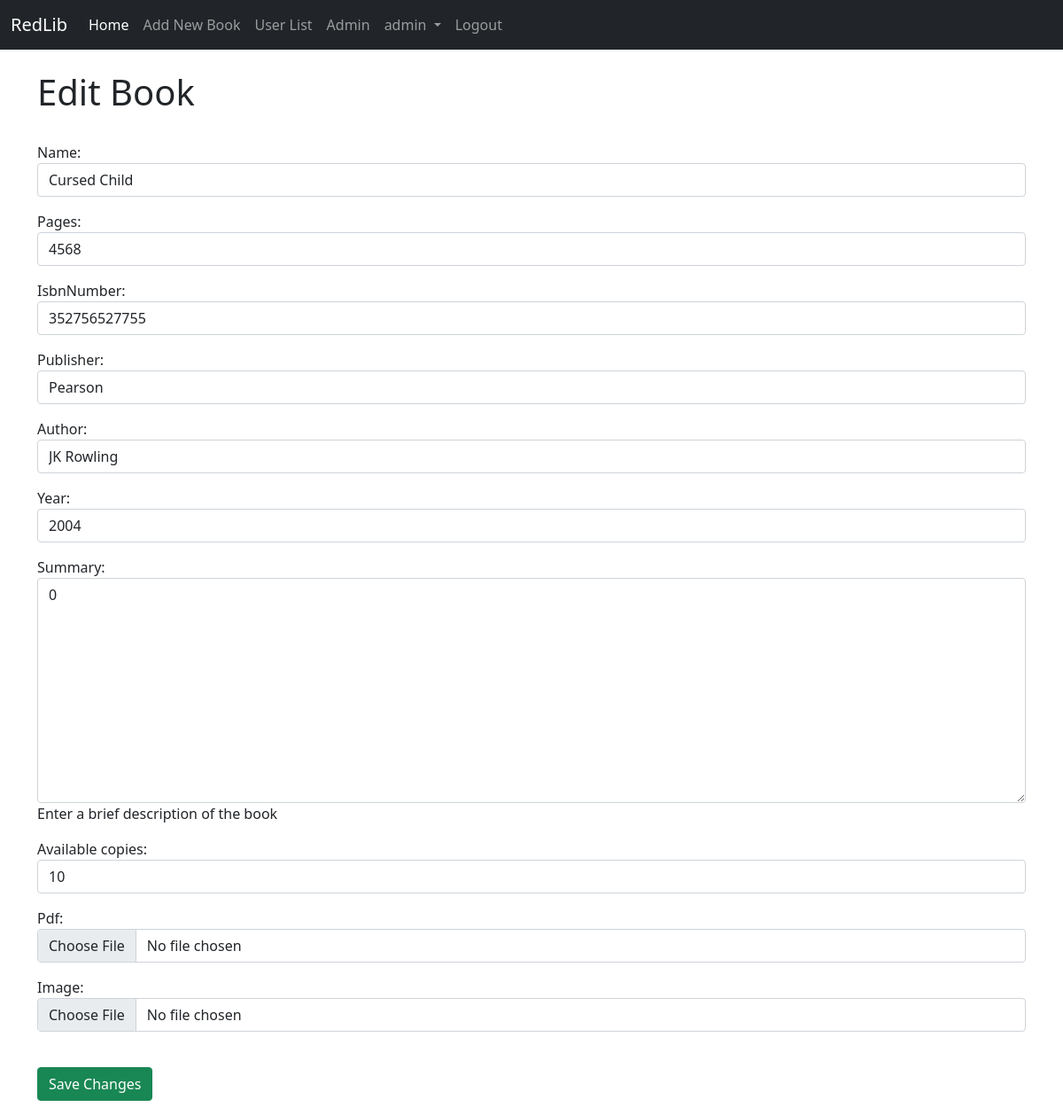
/details/25/edit (signed in), run on the app's committed database.
### main/models.py (models this page shows, shortened)
class BookName(models.Model):
	name = models.CharField(max_length=200)
	pages = models.IntegerField()
	isbnNumber = models.IntegerField()
	publisher = models.CharField(max_length=200)
	author = models.CharField(max_length=200)
	year = models.IntegerField()
	image = models.ImageField(null=True, blank=True, upload_to="images/")
	available_copies = models.IntegerField()
	summary = models.TextField(max_length=1000, help_text="Enter a brief description of the book")
	pdf = models.FileField(null=True, blank=True,upload_to='pdfs/')

### main/views.py (the view)
# urls.py: path('details/<int:pk>/edit', EditDetailView.as_view(), name="edit-detail"),
class EditDetailView(UpdateView):
	model = BookName
	form_class = AddNewBook
	template_name = 'editDetail.html'

### main/forms.py
class AddNewBook(forms.ModelForm):
	class Meta:
		model = BookName
		fields = ('name','pages','isbnNumber','publisher','author','year','summary','available_copies','pdf','image')
		widgets = {
			'name' : forms.TextInput(attrs={'class':'form-control'}),
			'pages' : forms.TextInput(attrs={'class':'form-control'}),
			'isbnNumber' : forms.TextInput(attrs={'class':'form-control'}),
			'publisher' : forms.TextInput(attrs={'class':'form-control'}),
			'author' : forms.TextInput(attrs={'class':'form-control'}),
			'year' : forms.TextInput(attrs={'class':'form-control'}),
			'summary' : forms.Textarea(attrs={'class':'form-control'}),
			'available_copies' : forms.TextInput(attrs={'class':'form-control'}),
			'pdf': forms.FileInput(attrs= {'class':'form-control', 'required': False,}),
			'image': forms.FileInput(attrs= {'class':'form-control', 'required': False,}),
		}

### main/templates/editDetail.html (shortened to what this page needs)
{% extends 'base.html' %}
{% block content %}
{% if user.is_staff %}
	<h1>Edit Book</h1><br>
	<div class="form-floating mb-3">
		<form method="POST" enctype="multipart/form-data">
			{{form.as_p}}
			<br/>
			<button type="submit", name="save", class = "btn btn-success ">Save Changes</button>
		</form>
	</div>
{% endif %}
{% endblock %}

### main/templates/base.html (shortened to what this page needs)
<!DOCTYPE html>
<html lang="en">
  	<head>
    	<link href="https://cdn.jsdelivr.net/npm/bootstrap@5.0.0-beta3/dist/css/bootstrap.min.css" rel="stylesheet">
  	</head>
  	<body>
		<nav class="navbar navbar-expand-lg navbar-dark bg-dark">
	  		<div class="container-fluid">
	    		<a class="navbar-brand" href="#">RedLib</a>
	    		<div class="collapse navbar-collapse" id="navbarSupportedContent">
	     			<ul class="navbar-nav me-auto mb-2 mb-lg-0">
	      				{% if user.is_authenticated %}
	      					<li class="nav-item">
	        			  		<a class="nav-link active" aria-current="page" href="{% url 'home' %}">Home</a>
	        				</li>
	        				{% if user.is_staff %}
	      					<li class="nav-item">
	        			  		<a class="nav-link" href="{% url 'add-book' %}">Add New Book</a>
	        				</li>
	        				{% if user.is_superuser %}
	        				<li class="nav-item">
	        			  		<a class="nav-link" href="{% url 'student_list' %}">User List</a>
	        				</li>
	        				<li class="nav-item">
	        			  		<a class="nav-link" href="{% url 'admin:index' %}">Admin</a>
	        				</li>
	        				{% endif %}
	        				{% endif %}
	        				<li class="nav-item dropdown">
	        			  		<a class="nav-link dropdown-toggle" href="#" id="navbarDropdown" role="button" data-bs-toggle="dropdown" aria-expanded="false">
	            				{{user.username}}
	          					</a>
	        				</li>
	        				<li class="nav-item">
	          					<a class="nav-link" href="{% url 'account_logout' %}">Logout</a>
	        				</li>
	      				{% endif %}
	      			</ul>
		    	</div>
		  	</div>
		</nav>
  		<br>
  		<div class = container>
  			{% block content %}
  			{% endblock %}
  		</div>
  	</body>
</html>

### data on the page
BookName: name "Cursed Child", pages "4568", isbnNumber "352756527755", publisher "Pearson", author "JK Rowling", year "2004", summary "0", available_copies "10"

### other printed values
{{ user.username }} "admin"
